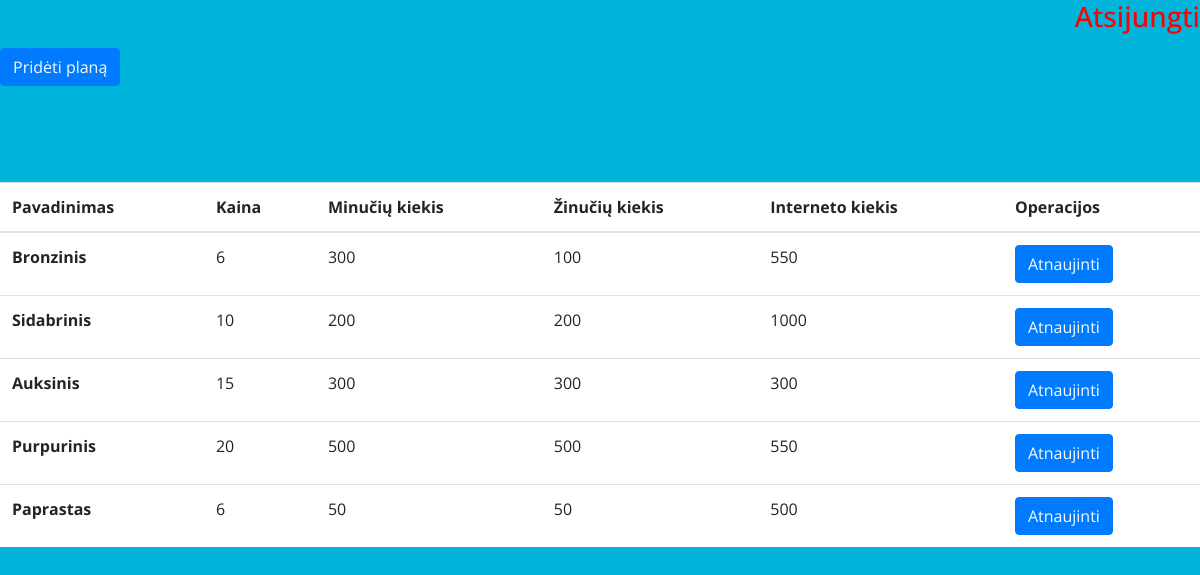
/admin.php (signed in), run on the app's committed database.
### tables this page shows
CREATE TABLE `plans` (
  `id` int(11) NOT NULL,
  `name` varchar(50) NOT NULL,
  `price` int(11) NOT NULL,
  `minutes` varchar(20) NOT NULL,
  `messages` varchar(20) NOT NULL,
  `internet` varchar(20) NOT NULL
);

### admin.php (the view, shortened to what this page needs)
<!DOCTYPE html>
<html lang="en">
<head>
<link rel="stylesheet" href="https://stackpath.bootstrapcdn.com/bootstrap/4.5.0/css/bootstrap.min.css">
<link rel="stylesheet" href="https://maxcdn.bootstrapcdn.com/font-awesome/4.7.0/css/font-awesome.min.css">
</head>
<body>
	<div class="float-right text-red h3"><a href = "logout.php" style = "color:red;">Atsijungti</a></div>
	<button class = "btn btn-primary my-5"> <a href = "addplan.php" class = "text-light"> Pridėti planą </a></button>
	<table class="table my-5">
	 <thead>
		 <tr>
		 <th scope="col">Pavadinimas</th>
		 <th scope="col">Kaina</th>
		 <th scope="col">Minučių kiekis</th>
		 <th scope="col">Žinučių kiekis</th>
		 <th scope="col">Interneto kiekis</th>
		<th scope="col">Operacijos</th>
		</tr>
		</thead>
		 <tbody>
	<?php
	include "dbconnect.php";
	$sql = "SELECT id, name,price,messages,minutes,internet FROM `plans`";
	$result = mysqli_query($conn,$sql);
	while($row = mysqli_fetch_array($result)){
		if($row['id'] != '100'){
		$id = $row['id'];
			echo "
		<tr>
      <th scope=\"row\">".$row['name']."</th>
      <td>".$row['price']."</td>
      <td>".$row['minutes']."</td>
	  <td>".$row['messages']."</td>
	  <td>".$row['internet']."</td>
	  <td>
	  <button type=\"button\" class=\"btn btn-primary\"> <a href =\"update.php?id=$id \" class = \"text-light\">Atnaujinti</a></button>
	  </td>
    </tr>
		";
		}
	}
	echo "</tbody>
</table>";
	?>
</body>
</html>

### admin.php (style rules this page uses)
body { color: #404E67; background: #00b4db; font-family: 'Open Sans', sans-serif; }
table { background: white; !important }

### data on the page
plans: name "Bronzinis", price "6", minutes "300", messages "100", internet "550"
plans: name "Sidabrinis", price "10", minutes "200", messages "200", internet "1000"
plans: name "Auksinis", price "15", minutes "300", messages "300", internet "300"
plans: name "Purpurinis", price "20", minutes "500", messages "500", internet "550"
plans: name "Paprastas", price "6", minutes "50", messages "50", internet "500"
